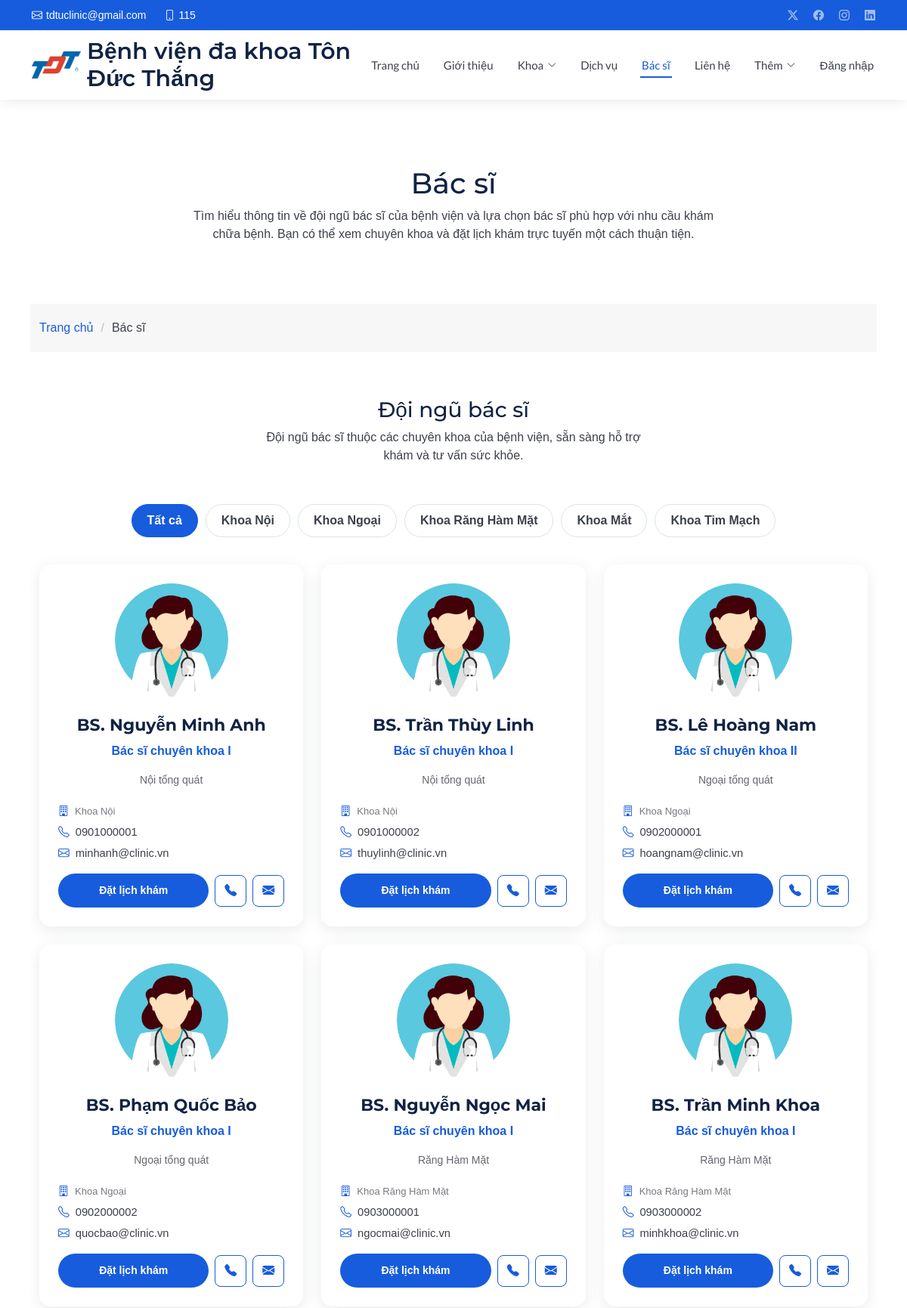
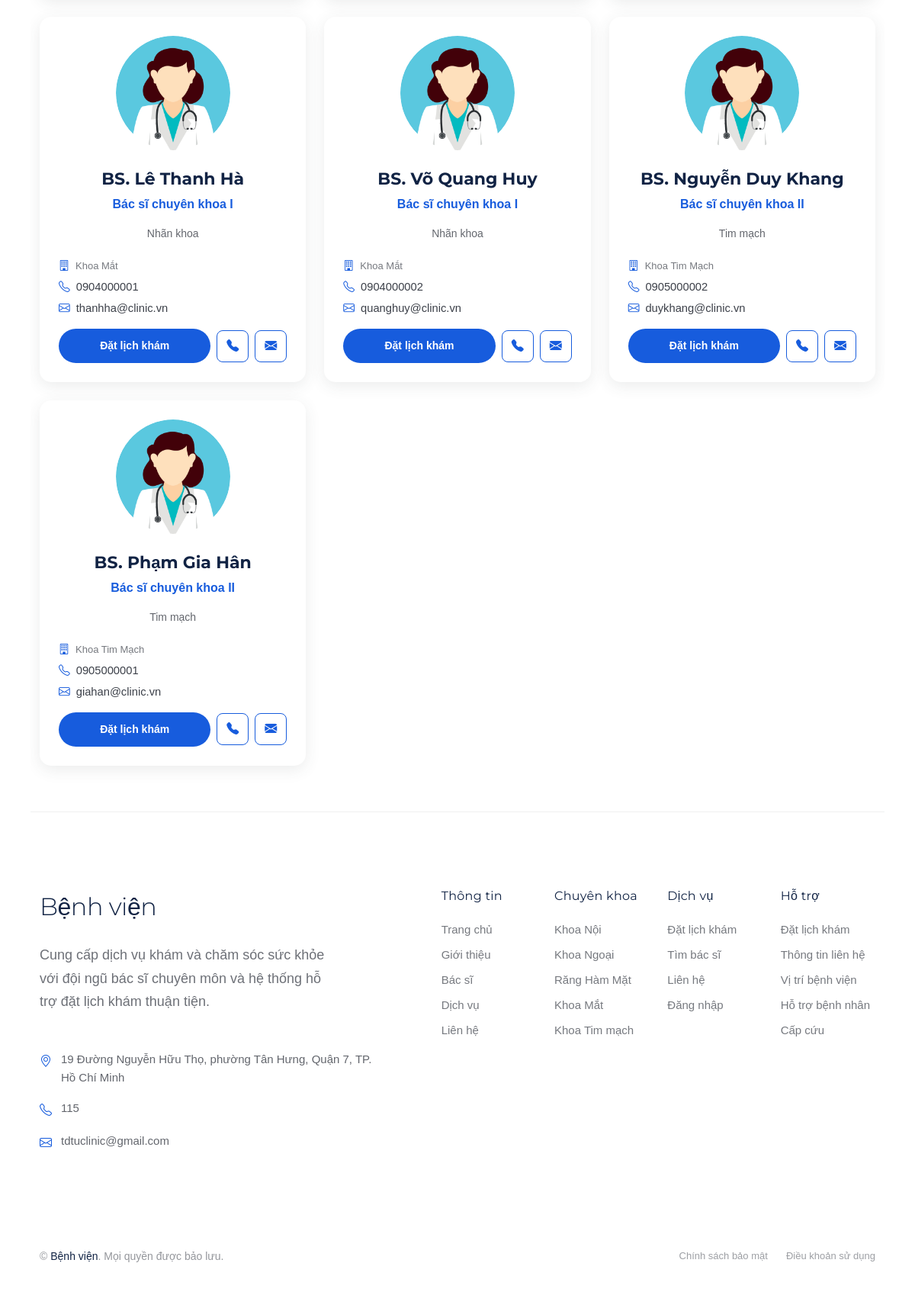
The app's page /doctors.php with its own data (2 pictures, top to bottom).
### tables this page shows
CREATE TABLE IF NOT EXISTS ChuyenKhoa (
    MaCK INT AUTO_INCREMENT PRIMARY KEY,
    MaVietTat VARCHAR(10) NOT NULL UNIQUE,
    TenChuyenKhoa VARCHAR(150) NOT NULL UNIQUE,
    MoTa TEXT,
    TrangThai TINYINT(1) NOT NULL DEFAULT 1
);

CREATE TABLE IF NOT EXISTS BacSi (
    MaBS VARCHAR(10) PRIMARY KEY,
    MaTK INT NOT NULL UNIQUE,
    MaCK INT NOT NULL,
    HoTen VARCHAR(150) NOT NULL,
    GioiTinh VARCHAR(20),
    NgaySinh DATE,
    SoDienThoai VARCHAR(20),
    Email VARCHAR(150),
    HocVi VARCHAR(150),
    ChuyenMon VARCHAR(255),
    KinhNghiem INT NOT NULL DEFAULT 0,
    AnhDaiDien VARCHAR(255),
    TrangThai TINYINT(1) NOT NULL DEFAULT 1,

    CONSTRAINT FK_BacSi_TaiKhoan
        FOREIGN KEY (MaTK)
        REFERENCES TaiKhoan(MaTK)
        ON UPDATE CASCADE
        ON DELETE RESTRICT,

    CONSTRAINT FK_BacSi_ChuyenKhoa
        FOREIGN KEY (MaCK)
        REFERENCES ChuyenKhoa(MaCK)
        ON UPDATE CASCADE
        ON DELETE RESTRICT,

    INDEX idx_bacsi_mack (MaCK),
    INDEX idx_bacsi_hoten (HoTen)
);

### doctors.php (the view, shortened to what this page needs)
<?php
require_once __DIR__ . '/config/database.php';
$chuyenKhoa = $pdo->query("SELECT MaCK, TenChuyenKhoa FROM ChuyenKhoa WHERE TrangThai = 1 ORDER BY MaCK, TenChuyenKhoa")->fetchAll(PDO::FETCH_ASSOC);
$bacSi = $pdo->query("SELECT bs.MaBS, bs.MaCK, bs.HoTen, bs.HocVi, bs.ChuyenMon, bs.KinhNghiem, bs.Email, bs.SoDienThoai, bs.AnhDaiDien, ck.TenChuyenKhoa FROM BacSi bs INNER JOIN ChuyenKhoa ck ON bs.MaCK = ck.MaCK WHERE bs.TrangThai = 1 AND ck.TrangThai = 1 ORDER BY ck.MaCK, bs.HoTen")->fetchAll(PDO::FETCH_ASSOC);
function e(?string $value): string {
    return htmlspecialchars($value ?? '', ENT_QUOTES, 'UTF-8');
}
function anhBacSi(?string $path): string {
    $path = trim($path ?? '');
    return 'assets/img/health/doctor.jpg';
}
?>
<!DOCTYPE html>
<html lang="vi">
<head>
  <link href="assets/vendor/bootstrap/css/bootstrap.min.css" rel="stylesheet">
  <link href="assets/vendor/bootstrap-icons/bootstrap-icons.css" rel="stylesheet">
  <link href="assets/vendor/aos/aos.css" rel="stylesheet">
  <link href="assets/vendor/glightbox/css/glightbox.min.css" rel="stylesheet">
  <link href="assets/vendor/fontawesome-free/css/all.min.css" rel="stylesheet">
  <link href="assets/vendor/swiper/swiper-bundle.min.css" rel="stylesheet">
  <link href="assets/css/main.css" rel="stylesheet">
</head>
<body class="doctors-page">
  <header id="header" class="header fixed-top">
    <div class="topbar d-flex align-items-center dark-background">
      <div class="container d-flex justify-content-center justify-content-md-between">
        <div class="contact-info d-flex align-items-center">
          <i class="bi bi-envelope d-flex align-items-center"><a
              href="mailto:tdtuclinic@gmail.com">tdtuclinic@gmail.com</a></i>
          <i class="bi bi-phone d-flex align-items-center ms-4"><span>115</span></i>
        </div>
        <div class="social-links d-none d-md-flex align-items-center">
          <a href="#!" class="twitter"><i class="bi bi-twitter-x"></i></a>
          <a href="#!" class="facebook"><i class="bi bi-facebook"></i></a>
          <a href="#!" class="instagram"><i class="bi bi-instagram"></i></a>
          <a href="#!" class="linkedin"><i class="bi bi-linkedin"></i></a>
        </div>
      </div>
    </div>
    <div class="branding d-flex align-items-cente">
      <div class="container position-relative d-flex align-items-center justify-content-between">
        <a href="index.php" class="logo d-flex align-items-center">
          <img src="assets/img/logo.jpg" alt="">
          <h1 class="sitename">Bệnh viện đa khoa Tôn Đức Thắng</h1>
        </a>
        <nav id="navmenu" class="navmenu">
          <ul>
            <li><a href="index.php">Trang chủ</a></li>
            <li><a href="about.html">Giới thiệu</a></li>
            <li class="dropdown"><a href="department-details.html"><span>Khoa</span> <i class="bi bi-chevron-down toggle-dropdown"></i></a>
            </li>
            <li><a href="service-details.html">Dịch vụ</a></li>
            <li><a href="doctors.php" class="active">Bác sĩ</a></li>
            <li><a href="contact.php">Liên hệ</a></li>
            <li class="dropdown"><a href="#"><span>Thêm</span> <i class="bi bi-chevron-down toggle-dropdown"></i></a>
            </li>
            <li><a href="login.php">Đăng nhập</a></li>
          </ul>
        </nav>
      </div>
    </div>
  </header>
  <main class="main">
    <div class="page-title">
      <div class="heading">
        <div class="container">
          <div class="row d-flex justify-content-center text-center">
            <div class="col-lg-8">
              <h1 class="heading-title">Bác sĩ</h1>
              <p class="mb-0">
                Tìm hiểu thông tin về đội ngũ bác sĩ của bệnh viện và lựa chọn
                bác sĩ phù hợp với nhu cầu khám chữa bệnh. Bạn có thể xem
                chuyên khoa và đặt lịch khám trực tuyến một cách thuận tiện.
              </p>
            </div>
          </div>
        </div>
      </div>
      <nav class="breadcrumbs">
        <div class="container">
          <ol>
            <li><a href="index.php">Trang chủ</a></li>
            <li class="current">Bác sĩ</li>
          </ol>
        </div>
      </nav>
    </div>
    <section id="doctors" class="doctors section">
      <div class="container" data-aos="fade-up" data-aos-delay="100">
        <div class="row justify-content-center mb-5">
          <div class="col-lg-6">
            <div class="text-center">
              <h3>Đội ngũ bác sĩ</h3>
              <p>
                Đội ngũ bác sĩ thuộc các chuyên khoa của bệnh viện,
                sẵn sàng hỗ trợ khám và tư vấn sức khỏe.
              </p>
            </div>
          </div>
        </div>
        <div class="specialty-filters" role="group" aria-label="Lọc bác sĩ theo chuyên khoa">
          <button type="button" class="specialty-filter-btn active" data-filter="all" aria-pressed="true">Tất cả</button>
          <?php foreach ($chuyenKhoa as $khoa): ?>
            <button type="button" class="specialty-filter-btn" data-filter="<?= (int)$khoa['MaCK'] ?>" aria-pressed="false"><?= e($khoa['TenChuyenKhoa']) ?></button>
          <?php endforeach; ?>
        </div>
        <div class="row gy-4" id="doctor-list">
          <?php foreach ($bacSi as $bs): ?>
            <?php
              $rawPhone = trim($bs['SoDienThoai'] ?? '');
              $cleanPhone = $rawPhone !== '' ? preg_replace('/[^0-9+]/', '', $rawPhone) : '';
              $email = trim($bs['Email'] ?? '');
            ?>
            <div class="col-lg-4 col-md-6 doctor-filter-item" data-specialty="<?= (int)$bs['MaCK'] ?>">
              <div class="doctor-card h-100 d-flex flex-column">
                <div class="doctor-image">
                  <img src="<?= e(anhBacSi($bs['AnhDaiDien'])) ?>" alt="Ảnh bác sĩ <?= e($bs['HoTen']) ?>" class="img-fluid">
                </div>
                <div class="doctor-content d-flex flex-column flex-grow-1">
                  <h4>BS. <?= e($bs['HoTen']) ?></h4>
                  <span class="specialty"><?= e($bs['HocVi'] ?: 'Bác sĩ') ?></span>
                  <p><?= e($bs['ChuyenMon'] ?: 'Khám và tư vấn sức khỏe thuộc ' . $bs['TenChuyenKhoa'] . '.') ?></p>
                  <div class="doctor-meta">
                    <div class="department"><i class="bi bi-building"></i><span><?= e($bs['TenChuyenKhoa']) ?></span></div>
                    <?php if ($cleanPhone !== ''): ?>
                      <div class="doctor-contact-item">
                        <i class="bi bi-telephone"></i>
                        <a href="tel:<?= e($cleanPhone) ?>"
                           class="js-doctor-contact"
                           data-name="BS. <?= e($bs['HoTen']) ?>"
                           data-specialty="<?= e($bs['TenChuyenKhoa']) ?>"
                           data-phone="<?= e($rawPhone) ?>"
                           data-clean-phone="<?= e($cleanPhone) ?>"
                           data-email="<?= e($email) ?>"><?= e($rawPhone) ?></a>
                      </div>
                    <?php endif; ?>
                    <?php if ($email !== ''): ?>
                      <div class="doctor-contact-item">
                        <i class="bi bi-envelope"></i>
                        <a href="mailto:<?= e($email) ?>"
                           class="js-doctor-contact"
                           data-name="BS. <?= e($bs['HoTen']) ?>"
                           data-specialty="<?= e($bs['TenChuyenKhoa']) ?>"
                           data-phone="<?= e($rawPhone) ?>"
                           data-clean-phone="<?= e($cleanPhone) ?>"
                           data-email="<?= e($email) ?>"><?= e($email) ?></a>
                      </div>
                    <?php endif; ?>
                  </div>
                  <div class="doctor-actions">
                    <a href="appointment.php?MaBS=<?= rawurlencode($bs['MaBS']) ?>&amp;MaCK=<?= (int)$bs['MaCK'] ?>" class="btn-appointment">Đặt lịch khám</a>
                    <?php if ($cleanPhone !== ''): ?>
                      <a href="tel:<?= e($cleanPhone) ?>"
                         class="btn-contact-quick js-doctor-contact"
                         data-name="BS. <?= e($bs['HoTen']) ?>"
                         data-specialty="<?= e($bs['TenChuyenKhoa']) ?>"
                         data-phone="<?= e($rawPhone) ?>"
                         data-clean-phone="<?= e($cleanPhone) ?>"
                         data-email="<?= e($email) ?>"
                         title="Liên hệ SĐT / Zalo: <?= e($rawPhone) ?>"
                         aria-label="Gọi hoặc nhắn Zalo cho bác sĩ <?= e($bs['HoTen']) ?>">
                        <i class="bi bi-telephone-fill"></i>
                      </a>
                    <?php endif; ?>
                    <?php if ($email !== ''): ?>
                      <a href="mailto:<?= e($email) ?>"
                         class="btn-contact-quick js-doctor-contact"
                         data-name="BS. <?= e($bs['HoTen']) ?>"
                         data-specialty="<?= e($bs['TenChuyenKhoa']) ?>"
                         data-phone="<?= e($rawPhone) ?>"
                         data-clean-phone="<?= e($cleanPhone) ?>"
                         data-email="<?= e($email) ?>"
                         title="Gửi email: <?= e($email) ?>"
                         aria-label="Gửi email cho bác sĩ <?= e($bs['HoTen']) ?>">
                        <i class="bi bi-envelope-fill"></i>
                      </a>
                    <?php endif; ?>
                  </div>
                </div>
              </div>
            </div>
          <?php endforeach; ?>
        </div>
      </div>
    </section>
  </main>
  <footer id="footer" class="footer-16 footer position-relative">
    <div class="container">
      <div class="footer-main" data-aos="fade-up" data-aos-delay="100">
        <div class="row align-items-start">
          <div class="col-lg-5">
            <div class="brand-section">
              <a href="index.php" class="logo d-flex align-items-center mb-4">
                <span class="sitename">Bệnh viện</span>
              </a>
              <p class="brand-description">
                Cung cấp dịch vụ khám và chăm sóc sức khỏe với đội ngũ bác sĩ
                chuyên môn và hệ thống hỗ trợ đặt lịch khám thuận tiện.
              </p>
              <div class="contact-info mt-5">
                <div class="contact-item">
                  <i class="bi bi-geo-alt"></i>
                  <span>19 Đường Nguyễn Hữu Thọ, phường Tân Hưng, Quận 7, TP. Hồ Chí Minh</span>
                </div>
                <div class="contact-item">
                  <i class="bi bi-telephone"></i>
                  <span>115</span>
                </div>
                <div class="contact-item">
                  <i class="bi bi-envelope"></i>
                  <span>tdtuclinic@gmail.com</span>
                </div>
              </div>
            </div>
          </div>
          <div class="col-lg-7">
            <div class="footer-nav-wrapper">
              <div class="row">
                <div class="col-6 col-lg-3">
                  <div class="nav-column">
                    <h6>Thông tin</h6>
                    <nav class="footer-nav">
                      <a href="index.php">Trang chủ</a>
                      <a href="about.html">Giới thiệu</a>
                      <a href="doctors.php">Bác sĩ</a>
                      <a href="service-details.html">Dịch vụ</a>
                      <a href="contact.php">Liên hệ</a>
                    </nav>
                  </div>
                </div>
                <div class="col-6 col-lg-3">
                  <div class="nav-column">
                    <h6>Chuyên khoa</h6>
                    <nav class="footer-nav">
                      <a href="departments.html#departments-tabs-neurology">Khoa Nội</a>
                      <a href="departments.html#departments-tabs-surgery">Khoa Ngoại</a>
                      <a href="departments.html#departments-tabs-dental">Răng Hàm Mặt</a>
                      <a href="departments.html#departments-tabs-ophthalmology">Khoa Mắt</a>
                      <a href="departments.html#departments-tabs-cardiology">Khoa Tim mạch</a>
                    </nav>
                  </div>
                </div>
                <div class="col-6 col-lg-3">
                  <div class="nav-column">
                    <h6>Dịch vụ</h6>
                    <nav class="footer-nav">
                      <a href="appointment.php">Đặt lịch khám</a>
                      <a href="doctors.php">Tìm bác sĩ</a>
                      <a href="contact.php">Liên hệ</a>
                      <a href="login.php">Đăng nhập</a>
                    </nav>
                  </div>
                </div>
                <div class="col-6 col-lg-3">
                  <div class="nav-column">
                    <h6>Hỗ trợ</h6>
                    <nav class="footer-nav">
                      <a href="appointment.php">Đặt lịch khám</a>
                      <a href="contact.php">Thông tin liên hệ</a>
                      <a href="contact.php">Vị trí bệnh viện</a>
                      <a href="contact.php">Hỗ trợ bệnh nhân</a>
                      <a href="tel:115">Cấp cứu</a>
                    </nav>
                  </div>
                </div>
              </div>
            </div>
          </div>
        </div>
      </div>
    </div>
    <div class="footer-bottom">
      <div class="container">
        <div class="bottom-content" data-aos="fade-up" data-aos-delay="300">
          <div class="row align-items-center">
            <div class="col-lg-6">
              <div class="copyright">
                <p>
                  © <span class="sitename">Bệnh viện</span>.
                  Mọi quyền được bảo lưu.
                </p>
              </div>
            </div>
            <div class="col-lg-6">
              <div class="legal-links">
                <a href="privacy.html">Chính sách bảo mật</a>
                <a href="terms.html">Điều khoản sử dụng</a>
              </div>
            </div>
          </div>
        </div>
      </div>
    </div>
  </footer>
</body>
</html>

### doctors.php (style rules this page uses)
.specialty-filters { display:flex; flex-wrap:wrap; justify-content:center; gap:10px; margin:-12px 0 36px; }
.specialty-filter-btn { background:#fff; color:var(--default-color); border:1px solid #dbe4ea; border-radius:999px; padding:9px 20px; font-weight:600; cursor:pointer; transition:background .2s,color .2s,border-color .2s; }
.specialty-filter-btn:hover, .specialty-filter-btn.active { color:var(--contrast-color, #fff); background:var(--accent-color, #1977cc); border-color:var(--accent-color, #1977cc); }
.doctors .doctor-meta { display:flex; flex-direction:column; align-items:flex-start; gap:6px; margin-bottom:16px; }
.doctors .doctor-meta .doctor-contact-item { display:flex; align-items:center; gap:8px; font-size:0.92rem; color:var(--default-color); }
.doctors .doctor-meta .doctor-contact-item i { color:var(--accent-color, #1977cc); }
.doctors .doctor-meta .doctor-contact-item a { color:inherit; text-decoration:none; transition:color .2s; word-break:break-all; cursor:pointer; }
.doctors .doctor-actions { display:flex; align-items:center; gap:8px; margin-top:auto; }
.doctors .doctor-actions .btn-appointment { flex:1; margin-top:0; text-align:center; }
.doctors .doctor-actions .btn-contact-quick { display:inline-flex; align-items:center; justify-content:center; width:42px; height:42px; border-radius:8px; border:1px solid var(--accent-color, #1977cc); color:var(--accent-color, #1977cc); background:#fff; transition:all .2s; flex-shrink:0; cursor:pointer; }

### records on screen
chuyenkhoa: TenChuyenKhoa "Khoa Nội"
chuyenkhoa: TenChuyenKhoa "Khoa Ngoại"
chuyenkhoa: TenChuyenKhoa "Khoa Răng Hàm Mặt"
chuyenkhoa: TenChuyenKhoa "Khoa Mắt"
chuyenkhoa: TenChuyenKhoa "Khoa Tim Mạch"
bacsi: HoTen "Nguyễn Minh Anh", HocVi "Bác sĩ chuyên khoa I", ChuyenMon "Nội tổng quát", MaCK.TenChuyenKhoa "Khoa Nội", SoDienThoai "0901000001", Email "minhanh@clinic.vn"
bacsi: HoTen "Trần Thùy Linh", HocVi "Bác sĩ chuyên khoa I", ChuyenMon "Nội tổng quát", MaCK.TenChuyenKhoa "Khoa Nội", SoDienThoai "0901000002", Email "thuylinh@clinic.vn"
bacsi: HoTen "Lê Hoàng Nam", HocVi "Bác sĩ chuyên khoa II", ChuyenMon "Ngoại tổng quát", MaCK.TenChuyenKhoa "Khoa Ngoại", SoDienThoai "0902000001", Email "hoangnam@clinic.vn"
bacsi: HoTen "Phạm Quốc Bảo", HocVi "Bác sĩ chuyên khoa I", ChuyenMon "Ngoại tổng quát", MaCK.TenChuyenKhoa "Khoa Ngoại", SoDienThoai "0902000002", Email "quocbao@clinic.vn"
bacsi: HoTen "Nguyễn Ngọc Mai", HocVi "Bác sĩ chuyên khoa I", ChuyenMon "Răng Hàm Mặt", MaCK.TenChuyenKhoa "Khoa Răng Hàm Mặt", SoDienThoai "0903000001", Email "ngocmai@clinic.vn"
bacsi: HoTen "Trần Minh Khoa", HocVi "Bác sĩ chuyên khoa I", ChuyenMon "Răng Hàm Mặt", MaCK.TenChuyenKhoa "Khoa Răng Hàm Mặt", SoDienThoai "0903000002", Email "minhkhoa@clinic.vn"
bacsi: HoTen "Lê Thanh Hà", HocVi "Bác sĩ chuyên khoa I", ChuyenMon "Nhãn khoa", MaCK.TenChuyenKhoa "Khoa Mắt", SoDienThoai "0904000001", Email "thanhha@clinic.vn"
bacsi: HoTen "Võ Quang Huy", HocVi "Bác sĩ chuyên khoa I", ChuyenMon "Nhãn khoa", MaCK.TenChuyenKhoa "Khoa Mắt", SoDienThoai "0904000002", Email "quanghuy@clinic.vn"
bacsi: HoTen "Nguyễn Duy Khang", HocVi "Bác sĩ chuyên khoa II", ChuyenMon "Tim mạch", MaCK.TenChuyenKhoa "Khoa Tim Mạch", SoDienThoai "0905000002", Email "duykhang@clinic.vn"
bacsi: HoTen "Phạm Gia Hân", HocVi "Bác sĩ chuyên khoa II", ChuyenMon "Tim mạch", MaCK.TenChuyenKhoa "Khoa Tim Mạch", SoDienThoai "0905000001", Email "giahan@clinic.vn"
